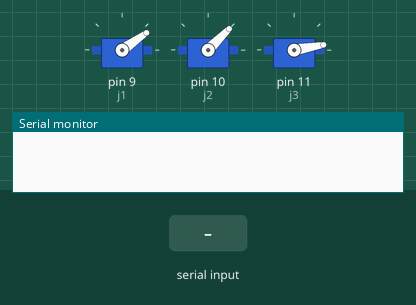
Simulated run of this sketch. Board: Arduino Uno, built with avr-gcc and run on an emulated ATmega328P. On the bench: 3 × servo, the last lines printed to the serial monitor. Inputs (shaded band) come from the test bench.

Above: at 2.2 s.
2.3 s: "<90,45>" received over Serial
At 2.6 s:
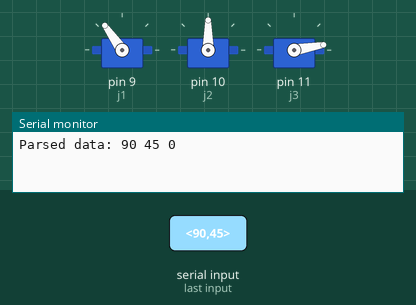
3.8 s: "<,>" received over Serial
At 4.8 s:
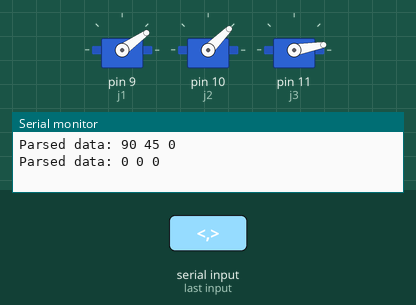
5.3 s: "<30,150>" received over Serial
At 6.2 s:
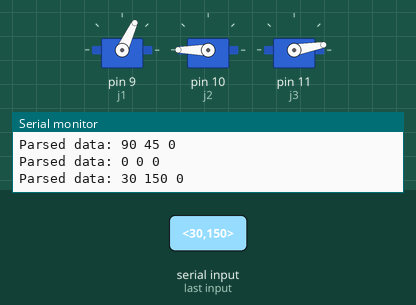
6.8 s: "<5>" received over Serial
At 7.1 s:
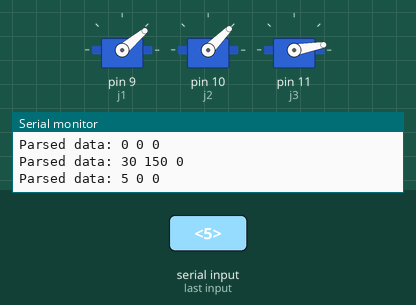
8.3 s: "<200>" received over Serial
At 9.2 s:
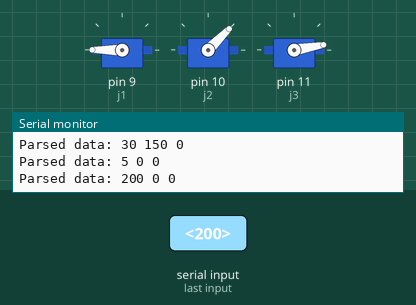
9.8 s: "<90>" received over Serial
At 10.3 s:
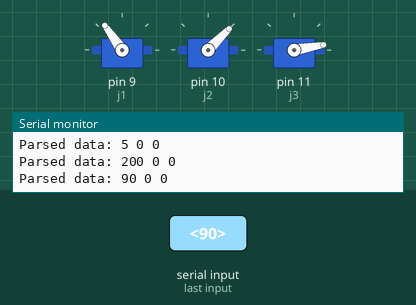
Timing chart, 0 to 12.3 s (numbered marks = the images above; inputs shaded):
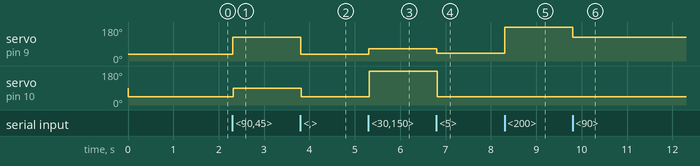

Measured:
- after the input at 2.3 s, servo on pin 9 (j1): 35° → 125° at once; servo on pin 10 (j2): 45° → 90° at once
- after the input at 3.8 s, servo on pin 9 (j1): 125° → 35° at once; servo on pin 10 (j2): 90° → 45° at once
- after the input at 5.3 s, servo on pin 9 (j1): 35° → 65° at once; servo on pin 10 (j2): 45° → 180° at once
- after the input at 6.8 s, servo on pin 9 (j1): 65° → 40° at once; servo on pin 10 (j2): 180° → 45° at once
- after the input at 8.3 s, servo on pin 9 (j1): 40° → 180° at once
- after the input at 9.8 s, servo on pin 9 (j1): 180° → 125° at once

The sketch:

Hex_1.ino
```cpp
#include <Servo.h>

#define datalen 3

int fix;

int leg_1_theta_J1_off = 35; // 35
int leg_1_theta_J2_off = 45; // 45
int leg_1_theta_J3_off = 10; // 10
;  // 10

int mod_theta_1 = 0;
int mod_theta_2 = 0;
int mod_theta_3 = 0;

Servo j1;
Servo j2;
Servo j3;

String dataString = ""; // variable to hold input data
int dataArray[datalen]; // array to hold parsed integers
int dataIndex = 0; // index for dataArray

void setup()
{
  Serial.begin(9600); // initialize serial communication

  j1.attach(9);  // coxa // hard_fix at leg_1_theta_J1_off
  j2.attach(10); // femur // hard_fix at leg_1_theta_J2_off
  j3.attach(11); // tibia // hard_fix at leg_1_theta_J3_off

/*   j1.write(100);
  delay(10);
  j2.write(0);
  delay(10);
  j3.write(95);
  delay(10); */

  j1.write(leg_1_theta_J1_off);
  delay(10);
  j2.write(leg_1_theta_J2_off);
  delay(10);
  j3.write(leg_1_theta_J3_off);
  delay(10);

  delay(1000);
}

void loop() {
  go_to_serial(); // ->
}

void fix_values()
{
  for(int i=0; i < datalen; i++)
  {
    fix = dataArray[i];
    dataArray[i] = map(fix, -90, 90, -60, 60);
  }
}

void control()
{
  /*
    For Testing I am ignoring safety measures like:
    1. angle ranges
    2. handling array
    more will be added soon
   */

  mod_theta_1 = leg_1_theta_J1_off + dataArray[0];
  mod_theta_2 = leg_1_theta_J2_off + dataArray[1];
  mod_theta_3 = leg_1_theta_J3_off + dataArray[2];

/*   j1.write(dataArray[0]);
   delay(10);
  j2.write(dataArray[1]);
   delay(10);
  j3.write(dataArray[2]);
 delay(10); */

   j1.write(mod_theta_1);
   delay(10);
  j2.write(mod_theta_2);
   delay(10);
  j3.write(mod_theta_3);
 delay(10);

 printData();
}


void parseData() {
  int commaIndex = 0; // index for locating commas in input string
  while (dataIndex < datalen) { // parse up to 4 integers
    commaIndex = dataString.indexOf(","); // find next comma in input string
    if (commaIndex == -1) {
      commaIndex = dataString.length();
    }
    dataArray[dataIndex] = dataString.substring(0, commaIndex).toInt(); // convert substring to integer and store in array
    dataString = dataString.substring(commaIndex + 1); // remove parsed substring and comma from input string
    dataIndex++; // move to next index in array
  }
}

void go_to_serial()
{
    if (Serial.available()) { // check if there is incoming data
    char incomingChar = Serial.read(); // read incoming character
    // Serial.print(incomingChar);
    if (incomingChar == '<') { // start of data
      dataString = ""; // clear input data
      dataIndex = 0; // reset index for dataArray
    } else if (incomingChar == '>') { // end of data
      parseData(); // call function to parse input data
      // printData();  // call function to print parsed data
      // fix_values();
      control();
    } else { // data character
      dataString += incomingChar; // add to input data
    }
  }
}

void printData() {
  Serial.print("Parsed data: ");
  for (int i = 0; i < datalen; i++) {
    Serial.print(dataArray[i]);
    Serial.print(" ");
  }
  Serial.println();
}
```
